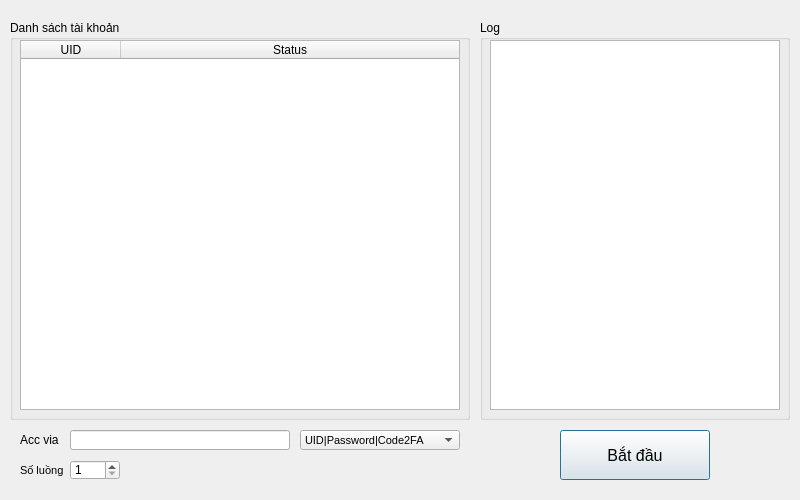
<?xml version="1.0" encoding="UTF-8"?>
<ui version="4.0">
 <class>AddVia</class>
 <widget class="QDialog" name="AddVia">
  <property name="geometry">
   <rect>
    <x>0</x>
    <y>0</y>
    <width>800</width>
    <height>500</height>
   </rect>
  </property>
  <property name="windowTitle">
   <string>Dialog</string>
  </property>
  <widget class="QGroupBox" name="groupBoxLog">
   <property name="geometry">
    <rect>
     <x>480</x>
     <y>20</y>
     <width>310</width>
     <height>400</height>
    </rect>
   </property>
   <property name="sizePolicy">
    <sizepolicy hsizetype="Fixed" vsizetype="Fixed">
     <horstretch>0</horstretch>
     <verstretch>0</verstretch>
    </sizepolicy>
   </property>
   <property name="title">
    <string>Log</string>
   </property>
   <widget class="QTextBrowser" name="textBrowserLog">
    <property name="geometry">
     <rect>
      <x>10</x>
      <y>20</y>
      <width>290</width>
      <height>370</height>
     </rect>
    </property>
    <property name="font">
     <font>
      <pointsize>8</pointsize>
     </font>
    </property>
    <property name="html">
     <string>&lt;!DOCTYPE HTML PUBLIC &quot;-//W3C//DTD HTML 4.0//EN&quot; &quot;http://www.w3.org/TR/REC-html40/strict.dtd&quot;&gt;
&lt;html&gt;&lt;head&gt;&lt;meta name=&quot;qrichtext&quot; content=&quot;1&quot; /&gt;&lt;style type=&quot;text/css&quot;&gt;
p, li { white-space: pre-wrap; }
&lt;/style&gt;&lt;/head&gt;&lt;body style=&quot; font-family:'MS Shell Dlg 2'; font-size:8pt; font-weight:400; font-style:normal;&quot;&gt;
&lt;p style=&quot;-qt-paragraph-type:empty; margin-top:0px; margin-bottom:0px; margin-left:0px; margin-right:0px; -qt-block-indent:0; text-indent:0px; font-size:8.25pt;&quot;&gt;&lt;br /&gt;&lt;/p&gt;&lt;/body&gt;&lt;/html&gt;</string>
    </property>
   </widget>
  </widget>
  <widget class="QGroupBox" name="groupBoxListAccount">
   <property name="geometry">
    <rect>
     <x>10</x>
     <y>20</y>
     <width>460</width>
     <height>400</height>
    </rect>
   </property>
   <property name="sizePolicy">
    <sizepolicy hsizetype="Fixed" vsizetype="Fixed">
     <horstretch>0</horstretch>
     <verstretch>0</verstretch>
    </sizepolicy>
   </property>
   <property name="title">
    <string>Danh sách tài khoản</string>
   </property>
   <widget class="QTableWidget" name="tableSeletedAccount">
    <property name="geometry">
     <rect>
      <x>10</x>
      <y>20</y>
      <width>440</width>
      <height>370</height>
     </rect>
    </property>
    <property name="sizePolicy">
     <sizepolicy hsizetype="Fixed" vsizetype="Fixed">
      <horstretch>0</horstretch>
      <verstretch>0</verstretch>
     </sizepolicy>
    </property>
    <property name="minimumSize">
     <size>
      <width>440</width>
      <height>370</height>
     </size>
    </property>
    <property name="maximumSize">
     <size>
      <width>440</width>
      <height>370</height>
     </size>
    </property>
    <property name="font">
     <font>
      <pointsize>9</pointsize>
     </font>
    </property>
    <property name="focusPolicy">
     <enum>Qt::ClickFocus</enum>
    </property>
    <property name="contextMenuPolicy">
     <enum>Qt::NoContextMenu</enum>
    </property>
    <property name="locale">
     <locale language="Vietnamese" country="Vietnam"/>
    </property>
    <property name="editTriggers">
     <set>QAbstractItemView::NoEditTriggers</set>
    </property>
    <property name="dragDropOverwriteMode">
     <bool>false</bool>
    </property>
    <property name="selectionMode">
     <enum>QAbstractItemView::SingleSelection</enum>
    </property>
    <property name="selectionBehavior">
     <enum>QAbstractItemView::SelectRows</enum>
    </property>
    <property name="sortingEnabled">
     <bool>true</bool>
    </property>
    <property name="wordWrap">
     <bool>false</bool>
    </property>
    <property name="cornerButtonEnabled">
     <bool>false</bool>
    </property>
    <attribute name="horizontalHeaderMinimumSectionSize">
     <number>30</number>
    </attribute>
    <attribute name="horizontalHeaderHighlightSections">
     <bool>false</bool>
    </attribute>
    <attribute name="horizontalHeaderShowSortIndicator" stdset="0">
     <bool>true</bool>
    </attribute>
    <attribute name="horizontalHeaderStretchLastSection">
     <bool>true</bool>
    </attribute>
    <attribute name="verticalHeaderVisible">
     <bool>true</bool>
    </attribute>
    <attribute name="verticalHeaderMinimumSectionSize">
     <number>30</number>
    </attribute>
    <attribute name="verticalHeaderHighlightSections">
     <bool>false</bool>
    </attribute>
    <column>
     <property name="text">
      <string>UID</string>
     </property>
    </column>
    <column>
     <property name="text">
      <string>Status</string>
     </property>
    </column>
   </widget>
  </widget>
  <widget class="QComboBox" name="comboBoxTextFomat">
   <property name="enabled">
    <bool>true</bool>
   </property>
   <property name="geometry">
    <rect>
     <x>300</x>
     <y>430</y>
     <width>160</width>
     <height>20</height>
    </rect>
   </property>
   <property name="font">
    <font>
     <pointsize>8</pointsize>
    </font>
   </property>
   <property name="editable">
    <bool>false</bool>
   </property>
   <item>
    <property name="text">
     <string>UID|Password|Code2FA</string>
    </property>
   </item>
  </widget>
  <widget class="QSpinBox" name="spinBoxThread">
   <property name="geometry">
    <rect>
     <x>70</x>
     <y>460</y>
     <width>50</width>
     <height>20</height>
    </rect>
   </property>
   <property name="font">
    <font>
     <pointsize>9</pointsize>
    </font>
   </property>
   <property name="minimum">
    <number>1</number>
   </property>
  </widget>
  <widget class="QLabel" name="labelAccVia">
   <property name="geometry">
    <rect>
     <x>20</x>
     <y>430</y>
     <width>50</width>
     <height>20</height>
    </rect>
   </property>
   <property name="font">
    <font>
     <pointsize>9</pointsize>
    </font>
   </property>
   <property name="text">
    <string>Acc via</string>
   </property>
  </widget>
  <widget class="QLabel" name="labelThread">
   <property name="geometry">
    <rect>
     <x>20</x>
     <y>460</y>
     <width>50</width>
     <height>20</height>
    </rect>
   </property>
   <property name="font">
    <font>
     <pointsize>8</pointsize>
    </font>
   </property>
   <property name="text">
    <string>Số luồng</string>
   </property>
  </widget>
  <widget class="QLineEdit" name="lineEditAccVia">
   <property name="geometry">
    <rect>
     <x>70</x>
     <y>430</y>
     <width>220</width>
     <height>20</height>
    </rect>
   </property>
   <property name="font">
    <font>
     <pointsize>8</pointsize>
    </font>
   </property>
  </widget>
  <widget class="QPushButton" name="buttonStart">
   <property name="geometry">
    <rect>
     <x>560</x>
     <y>430</y>
     <width>150</width>
     <height>50</height>
    </rect>
   </property>
   <property name="font">
    <font>
     <family>Arial</family>
     <pointsize>12</pointsize>
    </font>
   </property>
   <property name="text">
    <string>Bắt đầu</string>
   </property>
  </widget>
 </widget>
 <resources/>
 <connections/>
</ui>
